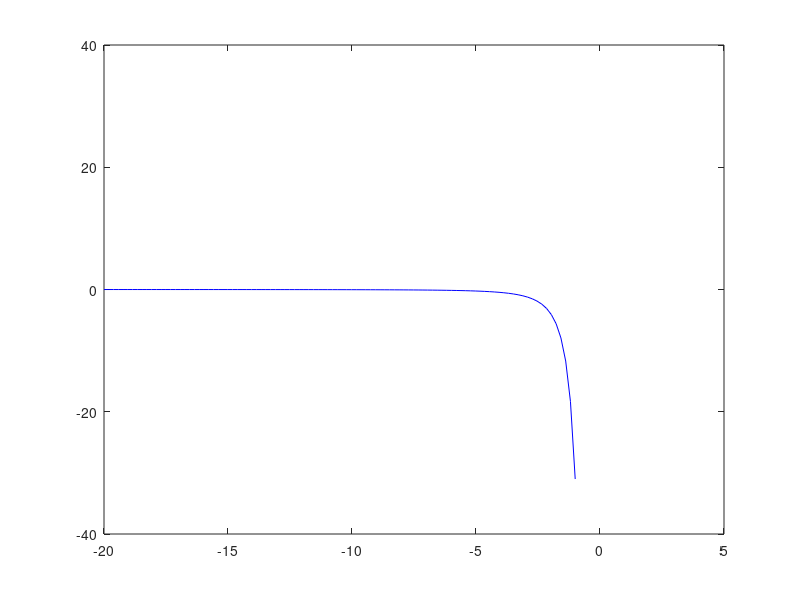

The MATLAB script that drew this image: (Note: this script raises an error after producing the figure.)
% =================================================================================================================== %
%                                                                                                                     %
% =================================================================================================================== %

clc
clear
close all

epsilon = 1; % Le petit écart autour de "0"

abscissesNegatives = linspace( -20, -epsilon);
abscissesPositives = linspace(1, epsilon);

ordonneesNegatives = (pi ./ abscissesNegatives).^3;
ordonneesPositives = (pi ./ abscissesPositives).^3;

plot(abscissesNegatives, ordonneesNegatives, "b");
hold on
plot(abscissesPositives, ordonneesPositives, "b");

xline(0);
yline(0);

vector_angles = rand(1, 10) * 2 * pi - pi % [0, 2 * π] -> [ - π, π]

array_randi = randi([0, 99], 3) % valeurs de 0 à 99 et matrice 3 * 3

% =================================================================================================================== %
%                                                                                                                     %
% =================================================================================================================== %